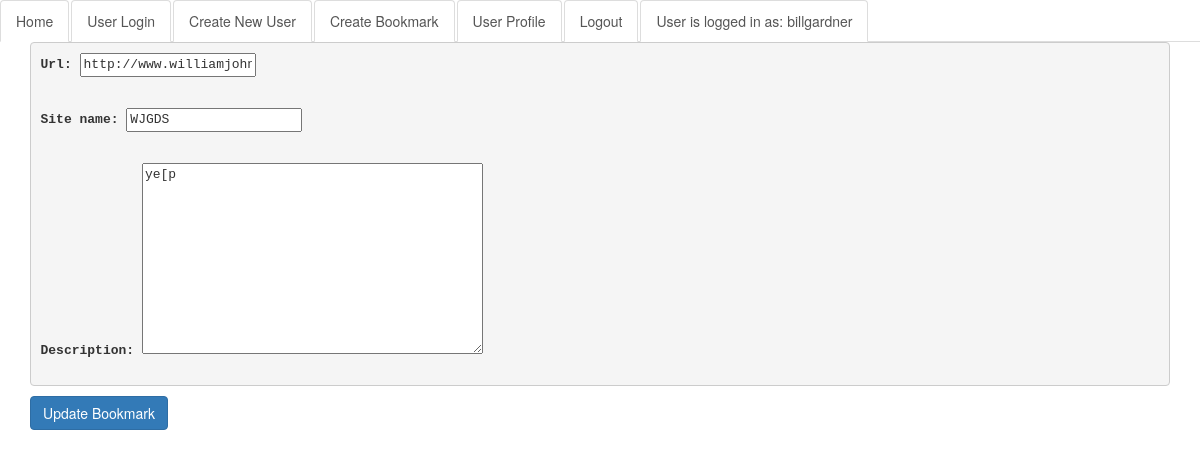
/update_bookmark/5 (signed in), run on an earlier commit of the app's database.
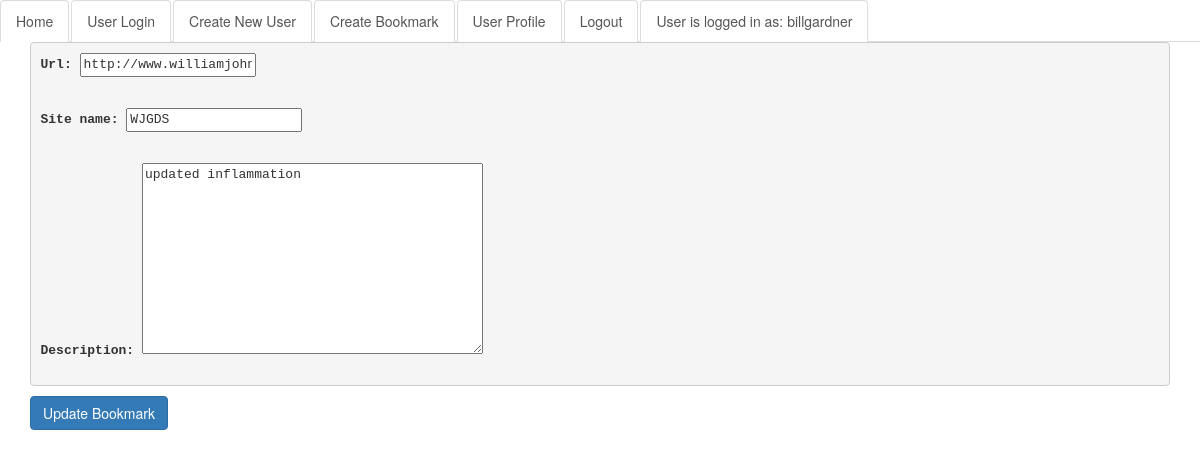
And on a later commit of the database.
### url/models.py (models this page shows, shortened)
class Url(models.Model):
    url = models.URLField()
    site_name = models.CharField(max_length=60)
    description = models.TextField()
    created = models.DateTimeField(auto_now_add=True)
    hashid = models.CharField(max_length=50)
    user = models.ForeignKey(User)
    class Meta:
        ordering = ['-site_name']

### url/views.py (the view)
# urls.py: url(r'^update_bookmark/(?P<pk>\d+)$', UpdateBookmarkView.as_view(), name="update_bookmark")
class UpdateBookmarkView(UpdateView):
    model = Url
    success_url = 'accounts/profile.html'
    template_name = "update_bookmark.html"
    fields = ["url", "site_name", "description"]

### templates/update_bookmark.html (shortened to what this page needs)
{% extends "base.html" %}
{% block content %}
    <form action="" method="post">
        <pre>{{ form.as_p }}</pre>
        <button type="submit" value="Submit" class="btn btn-primary">Update Bookmark</button>
    </form>
{% endblock %}

What changed in the data, as far as the page shows it:
changed Url "http://www.williamjohngardner.com": description "ye[p" → "updated inflammation"
